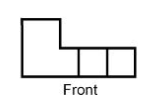
#> input picture backend/data/FRONT.png, 156 x 101 px; its folder holds only this picture in this run
$ python -i image_processing.py   (imports and definitions only)
#> lines starting #> are read from the running program, lines starting #| are printed output that depends on the picture; after the words box and inside, x2 and y2 are one past the last pixel; in counts of white or black regions, pixels touching at a corner belong together
"""
Image Processing Module: 2D Orthographic View Vectorization

Pipeline:
1. Grayscale input
2. Adaptive threshold (binarize)
3. Canny edge detection
4. Probabilistic Hough line detection
5. Cluster segments by collinearity (angle + distance to line)
6. Fit global line per cluster via least squares
7. Sort segments along fitted line
8. Measure gap statistics
9. Classify: solid (continuous) vs hidden (dashed)
10. Extract 2D vertex/edge graph with visibility metadata

Input: Image file (JPG, PNG)
Output: (vertices, edges, edge_visibility)
  - vertices: list of (x, y) tuples
  - edges: list of (i, j) vertex index pairs
  - edge_visibility: list of bools (True=visible, False=hidden)
"""

import cv2
import numpy as np
from itertools import combinations

TOL = 1e-6
ANGLE_TOL = np.radians(2)  # 2 degrees for collinearity
DISTANCE_TOL = 2.0  # pixels, for distance to line
GAP_RATIO_THRESHOLD = 0.3  # gap/segment > 0.3 → dashed


class LineSegment:
    """Represents a detected line segment."""
    def __init__(self, x1, y1, x2, y2):
        self.p1 = np.array([x1, y1], dtype=float)
        self.p2 = np.array([x2, y2], dtype=float)
        self.length = np.linalg.norm(self.p2 - self.p1)

        # Direction vector (unit)
        if self.length > TOL:
            self.direction = (self.p2 - self.p1) / self.length
        else:
            self.direction = np.array([1.0, 0.0])

    def midpoint(self):
        return (self.p1 + self.p2) / 2

    def angle(self):
        """Angle of line in radians [-pi/2, pi/2]."""
        return np.arctan2(self.direction[1], self.direction[0])

    # [29 lines left out: functions distance_to_point, project_onto_line, not called in this run]

    def __repr__(self):
        return f"LineSegment({self.p1[0]:.1f},{self.p1[1]:.1f})-({self.p2[0]:.1f},{self.p2[1]:.1f})"


# [15 lines left out: functions normalize_angle, angles_are_similar, not called in this run]


def detect_lines_from_image(image_path, min_line_length=20, max_line_gap=10):
    """
    Detect line segments from image using Canny + Probabilistic Hough.

    Args:
        image_path: Path to image file
        min_line_length: Minimum line length in pixels
        max_line_gap: Maximum gap to bridge collinear segments

    Returns:
        list of LineSegment objects
    """
#> called with image_path = '../data/FRONT.png', min_line_length = 20, max_line_gap = 10
    # Read image
    img = cv2.imread(image_path)
#> img is the input picture: shape (101, 156, 3); min 0, max 255, mean 237
    if img is None:
        raise FileNotFoundError(f"Image not found: {image_path}")

    # Convert to grayscale
    gray = cv2.cvtColor(img, cv2.COLOR_BGR2GRAY)

    # Adaptive threshold (binarize)
    binary = cv2.adaptiveThreshold(gray, 255, cv2.ADAPTIVE_THRESH_GAUSSIAN_C,
                                   cv2.THRESH_BINARY_INV, 11, 2)
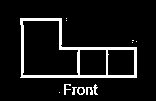
#> binary: shape (101, 156); 8.3% white; 12 white regions (6 under 20 px), largest, box (x1, y1, x2, y2) and area: (20, 18, 137, 78) 1143, (86, 87, 93, 95) 37, (77, 87, 85, 95) 35, (64, 84, 71, 95) 34, (93, 84, 98, 95) 28, (72, 87, 77, 95) 22

    # Canny edge detection
    edges = cv2.Canny(binary, 50, 150)
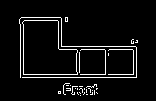
#> edges: shape (101, 156); 5.6% white in thin lines or dots, all inside (x1, y1, x2, y2) = (19, 17, 138, 96)

    # Probabilistic Hough line detection
    lines = cv2.HoughLinesP(edges, rho=1, theta=np.pi/180, threshold=50,
                           minLineLength=min_line_length, maxLineGap=max_line_gap)
#> lines = [[20, 74, 136, 74], [20, 77, 136, 77], [58, 46, 135, 46], [59, 49, 136, 49], [20, 76, 20, 18], [23, 73, 23, 17]]

    if lines is None:
        return []

    # Convert to LineSegment objects
    segments = []
    for line in lines:
        x1, y1, x2, y2 = line[0]
        segments.append(LineSegment(x1, y1, x2, y2))
#> this loop made 6 passes
#> (x1, y1, x2, y2) on passes 1 to 6: (20, 74, 136, 74), (20, 77, 136, 77), (58, 46, 135, 46), (59, 49, 136, 49), (20, 76, 20, 18), (23, 73, 23, 17)
#> after the loop, segments = 6 items

    return segments


# [335 lines left out: functions cluster_collinear_segments, fit_line_to_cluster, sort_segments_along_line, measure_gap_statistics, classify_clusters, extract_vertices_from_segments and 3 more, not called in this run]


# ============================================================================
# Test
# ============================================================================

# [4 lines not run here, left out]

>>> result = detect_lines_from_image('../data/FRONT.png')
#> result = 6 items

$ run again, on backend/data/SIDE.png
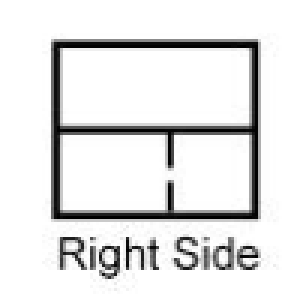
#> input picture backend/data/SIDE.png, 96 x 101 px (shown 3 times larger)
#> in detect_lines_from_image, img is the input picture: shape (101, 96, 3); min 0, max 255, mean 227
#> in detect_lines_from_image, `binary = cv2.adaptiveThreshold(gray, 255, cv2.ADAPTIVE_THRESH_GAUSSIAN..`:
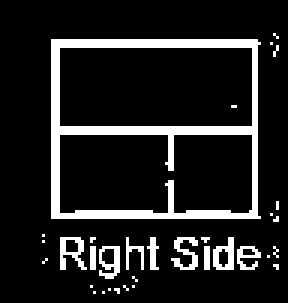
#> binary: shape (101, 96) (shown 3 times larger); 13% white; 33 white regions (25 under 20 px), largest, box (x1, y1, x2, y2) and area: (17, 13, 87, 73) 904, (20, 79, 29, 90) 50, (57, 79, 66, 90) 48
#> in detect_lines_from_image, `edges = cv2.Canny(binary, 50, 150)`:
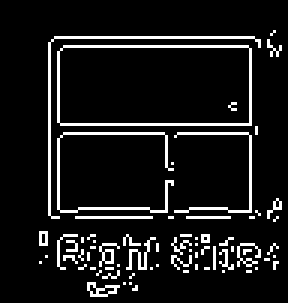
#> edges: shape (101, 96) (shown 3 times larger); 9.2% white in thin lines or dots, all inside (x1, y1, x2, y2) = (13, 10, 94, 99)
#> lines = [[16, 15, 93, 15], [16, 41, 83, 41], [18, 12, 84, 12], [16, 44, 85, 44], [83, 90, 83, 16], [19, 88, 19, 17], [16, 71, 16, 14]]
#> the loop in detect_lines_from_image, `for line in lines:` made 7 passes
#> (x1, y1, x2, y2) on passes 1 to 7: (16, 15, 93, 15), (16, 41, 83, 41), (18, 12, 84, 12), (16, 44, 85, 44), (83, 90, 83, 16), (19, 88, 19, 17), (16, 71, 16, 14)
#> after the loop in detect_lines_from_image, `for line in lines:`: segments = 7 items

$ run again, on backend/data/SIDE_T.png
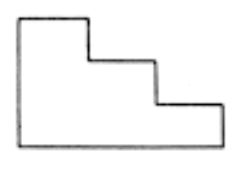
#> input picture backend/data/SIDE_T.png, 243 x 169 px
#> in detect_lines_from_image, img is the input picture: shape (169, 243, 3); mean B, G, R 245.3, 245.3, 245.3
#> in detect_lines_from_image, `binary = cv2.adaptiveThreshold(gray, 255, cv2.ADAPTIVE_THRESH_GAUSSIAN..`:
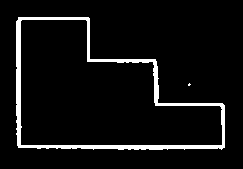
#> binary: shape (169, 243); 6.1% white; 2 white regions (1 under 20 px), largest, box (x1, y1, x2, y2) and area: (16, 17, 225, 150) 2519
#> in detect_lines_from_image, `edges = cv2.Canny(binary, 50, 150)`:
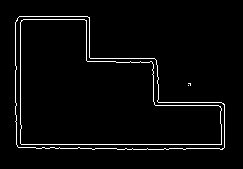
#> edges: shape (169, 243); 3.2% white in thin lines or dots, all inside (x1, y1, x2, y2) = (15, 16, 225, 150)
#> lines = [[16, 144, 224, 144], [20, 147, 20, 16], [36, 148, 132, 148], [15, 22, 15, 76], [19, 16, 87, 16], [86, 58, 154, 58], [17, 19, 89, 19], [164, 148, 198, 148], [155, 105, 224, 105], [154, 102, 221, 102], [117, 149, 168, 149]]
#> the loop in detect_lines_from_image, `for line in lines:` made 11 passes
#> (x1, y1, x2, y2) on passes 1 to 8: (16, 144, 224, 144), (20, 147, 20, 16), (36, 148, 132, 148), (15, 22, 15, 76), (19, 16, 87, 16), (86, 58, 154, 58), (17, 19, 89, 19), (164, 148, 198, 148)
#> after the loop in detect_lines_from_image, `for line in lines:`: segments = 11 items

$ run again, on backend/data/TOP.png
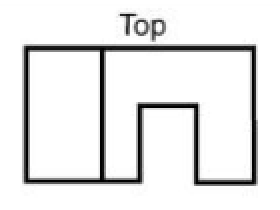
#> input picture backend/data/TOP.png, 140 x 105 px (shown 2 times larger)
#> in detect_lines_from_image, img is the input picture: shape (105, 140, 3); mean B, G, R 232, 232, 232
#> in detect_lines_from_image, `binary = cv2.adaptiveThreshold(gray, 255, cv2.ADAPTIVE_THRESH_GAUSSIAN..`:
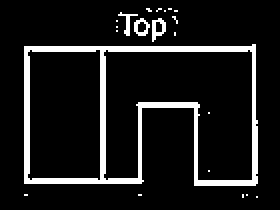
#> binary: shape (105, 140) (shown 2 times larger); 10.4% white; 21 white regions (17 under 20 px), largest, box (x1, y1, x2, y2) and area: (12, 22, 129, 93) 1377, (76, 9, 83, 21) 45, (67, 9, 75, 18) 37, (59, 6, 69, 18) 33
#> in detect_lines_from_image, `edges = cv2.Canny(binary, 50, 150)`:
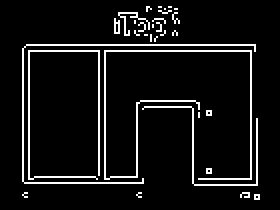
#> edges: shape (105, 140) (shown 2 times larger); 7.3% white in thin lines or dots, all inside (x1, y1, x2, y2) = (11, 3, 130, 100)
#> lines = [[11, 25, 127, 25], [13, 22, 127, 22], [97, 92, 128, 92], [52, 91, 52, 26], [125, 89, 125, 26], [11, 97, 11, 24], [14, 91, 14, 26], [49, 91, 49, 26], [96, 89, 128, 89], [12, 91, 71, 91]]
#> the loop in detect_lines_from_image, `for line in lines:` made 10 passes
#> (x1, y1, x2, y2) on passes 1 to 8: (11, 25, 127, 25), (13, 22, 127, 22), (97, 92, 128, 92), (52, 91, 52, 26), (125, 89, 125, 26), (11, 97, 11, 24), (14, 91, 14, 26), (49, 91, 49, 26)
#> after the loop in detect_lines_from_image, `for line in lines:`: segments = 10 items
